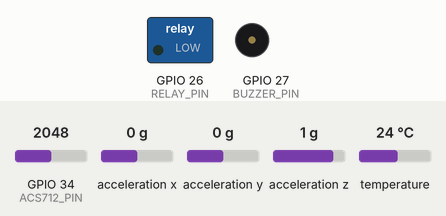
This sketch was run on a simulated ESP32. On the bench: switched loads named in the sketch (green lamp = pin HIGH), buzzer (waves = sounding, pin HIGH). Wiring (inferred from the names in the program): MPU-6050 motion sensor at I2C address 0x68. Inputs (shaded band) come from the test bench; at power-on: GPIO 34 (ACS712_PIN) = 2048, acceleration x 0 g, acceleration y 0 g, acceleration z 1 g, temperature 24 °C (analog values on the 0–4095 scale). WiFi joins after 1.5 s; servers stay silent unless stated; no MQTT or app messages arrive unless stated.

Above: at 0.0 s.
At 1.1 s:
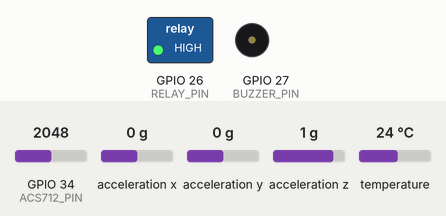
At 9.0 s:
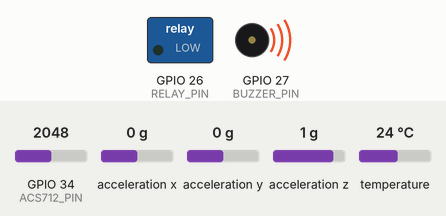
Timing chart, 0 to 10.5 s (numbered marks = the images above):
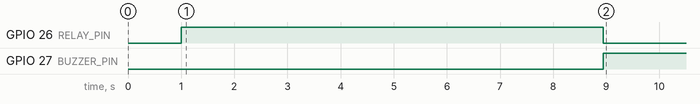

The sketch:

ESP32_MQTT_Publisher.ino
```cpp
#include <Arduino.h>
#include <WiFi.h>
#include <PubSubClient.h>
#include <Wire.h>
#include <OneWire.h>
#include <DallasTemperature.h>
#include "pump_model_data.h"

const char*     WIFI_SSID     = "YOUR_WIFI_SSID";
const char*     WIFI_PASSWORD = "YOUR_WIFI_PASSWORD";
const IPAddress MQTT_BROKER(192, 168, 1, 100);
const uint16_t  MQTT_PORT     = 1883;
const char*     MQTT_TOPIC    = "pump/01/state";
const char*     DEVICE_ID     = "pump01";

const uint8_t ACS712_PIN  = 34;
const uint8_t DS18B20_PIN = 4;
const uint8_t RELAY_PIN   = 26;
const uint8_t BUZZER_PIN  = 27;
const uint8_t SDA_PIN     = 21;
const uint8_t SCL_PIN     = 22;

const uint8_t MPU6050_ADDR        = 0x68;
const float   MPU6050_ACCEL_SCALE = 16384.0f;

const float ACS_SENSITIVITY = 0.100f;
const float DIVIDER_RATIO   = 20.0f / 30.0f;
const float ACS_ZERO_VOLTS  = 2.364f;
const float ADC_VREF        = 3.3f;
const float ADC_RESOLUTION  = 4095.0f;

const int VIB_SAMPLES = 50;

const int   NUM_FEATURES       = 7;
const float SCALER_MEAN[7]     = {
  1.7104240657887526f,
  1.9692557257249814f,
 -0.8696258426088532f,
  0.012625154009252914f,
  0.421926726308118f,
  0.578289903962893f,
 35.08227240074864f
};
const float SCALER_SCALE[7]    = {
  0.7602102320546072f,
  0.9137547753890416f,
  0.23965520285981018f,
  0.6119033119808688f,
  0.6470106262838639f,
  0.3575565818046133f,
  1.963440183125283f
};

const int   NUM_CLASSES        = 4;
const char* CLASS_LABELS[4]    = {
  "Normal",
  "Dry Run",
  "Overheating",
  "Abnormal Operating Condition"
};

const float RELAY_TEMP_LIMIT    = 55.0f;
const float RELAY_CURRENT_LIMIT = 3.5f;
const float RELAY_VIB_LIMIT     = 4.0f;

WiFiClient       wifiClient;
PubSubClient     mqttClient(wifiClient);
OneWire          oneWire(DS18B20_PIN);
DallasTemperature ds18b20(&oneWire);

unsigned long lastPublishMs = 0;
const unsigned long PUBLISH_INTERVAL_MS = 1000;

unsigned long nonNormalStartMs = 0;
bool faultActive = false;

void connectWiFi() {
  if (WiFi.status() == WL_CONNECTED) return;
  WiFi.begin(WIFI_SSID, WIFI_PASSWORD);
  while (WiFi.status() != WL_CONNECTED) { delay(500); }
}

void connectMQTT() {
  while (!mqttClient.connected()) {
    if (!mqttClient.connect(DEVICE_ID)) delay(2000);
  }
}

void configureMPU6050() {
  Wire.beginTransmission(MPU6050_ADDR); Wire.write(0x6B); Wire.write(0x00); Wire.endTransmission(true);
  Wire.beginTransmission(MPU6050_ADDR); Wire.write(0x1C); Wire.write(0x00); Wire.endTransmission(true);
  Wire.beginTransmission(MPU6050_ADDR); Wire.write(0x1A); Wire.write(0x00); Wire.endTransmission(true);
}

bool readMPU6050Raw(float &ax, float &ay, float &az) {
  Wire.beginTransmission(MPU6050_ADDR);
  Wire.write(0x3B);
  if (Wire.endTransmission(false) != 0) return false;
  if (Wire.requestFrom((uint8_t)MPU6050_ADDR, (uint8_t)6, (uint8_t)true) != 6) return false;
  ax = (int16_t)((Wire.read() << 8) | Wire.read()) / MPU6050_ACCEL_SCALE;
  ay = (int16_t)((Wire.read() << 8) | Wire.read()) / MPU6050_ACCEL_SCALE;
  az = (int16_t)((Wire.read() << 8) | Wire.read()) / MPU6050_ACCEL_SCALE;
  return true;
}

bool extractVibrationFeatures(float &vib_rms, float &vib_peak,
                              float &vib_x,  float &vib_y, float &vib_z) {
  float sumSq = 0.0f, peak = 0.0f, lx = 0, ly = 0, lz = 0;
  bool mpuOk = true;
  for (int i = 0; i < VIB_SAMPLES; i++) {
    float ax, ay, az;
    if (!readMPU6050Raw(ax, ay, az)) {
      mpuOk = false;
      ax = 0; ay = 0; az = 0;
    }
    float mag = sqrtf(ax*ax + ay*ay + az*az);
    sumSq += mag * mag;
    if (mag > peak) peak = mag;
    lx = ax; ly = ay; lz = az;
    delay(5);
  }
  vib_rms  = sqrtf(sumSq / VIB_SAMPLES);
  vib_peak = peak;
  vib_x = lx; vib_y = ly; vib_z = lz;
  return mpuOk;
}

float readCurrent() {
  long sumADC = 0;
  for (int i = 0; i < 30; i++) { sumADC += analogRead(ACS712_PIN); delayMicroseconds(100); }
  float pinV  = ((float)sumADC / 30.0f / ADC_RESOLUTION) * ADC_VREF;
  float sensV = pinV / DIVIDER_RATIO;
  float curr  = fabsf(sensV - ACS_ZERO_VOLTS) / ACS_SENSITIVITY;
  if (curr < 0.0f || curr > 20.0f) return 0.0f;
  return curr;
}


const float DEFAULT_TEMPERATURE = 29.8f;

float readTemperature(bool &isConnected) {
  ds18b20.requestTemperatures();
  float t = ds18b20.getTempCByIndex(0);

  if (t == DEVICE_DISCONNECTED_C ||
      !isfinite(t) ||
      t <= -55.0f ||
      t >= 125.0f ||
      t < 0.0f ||
      t > 80.0f) {
    isConnected = false;
    return DEFAULT_TEMPERATURE;
  }

  isConnected = true;
  return t;
}


int runInference(const float raw[7], float &confidence) {
  float standardized[NUM_FEATURES];
  for (int i = 0; i < NUM_FEATURES; i++) {
    standardized[i] = (raw[i] - SCALER_MEAN[i]) / SCALER_SCALE[i];
  }
  float probs[NUM_CLASSES] = {0.0f};
  PumpML::predict_probabilities(standardized, probs);

  int bestC = 0;
  float bestP = probs[0];
  for (int c = 1; c < NUM_CLASSES; c++) {
    if (probs[c] > bestP) {
      bestP = probs[c];
      bestC = c;
    }
  }
  confidence = bestP;
  return bestC;
}

bool shouldActivateRelay(float temp, float current, float vib_rms) {
  return (temp > RELAY_TEMP_LIMIT || current > RELAY_CURRENT_LIMIT || vib_rms > RELAY_VIB_LIMIT);
}

void publishState() {
  float vib_rms, vib_peak, vib_x, vib_y, vib_z;
  bool  mpuConnected  = extractVibrationFeatures(vib_rms, vib_peak, vib_x, vib_y, vib_z);
  float current       = readCurrent();
  bool  tempConnected = false;
  float temperature   = readTemperature(tempConnected);

  bool sensorFault = false;
  char disconnectedSensor[64] = "";
  if (!tempConnected) {
    sensorFault = true;
    strncpy(disconnectedSensor, "DS18B20 Temperature Sensor", sizeof(disconnectedSensor));
  } else if (!mpuConnected) {
    sensorFault = true;
    strncpy(disconnectedSensor, "MPU-6050 Accelerometer", sizeof(disconnectedSensor));
  }

  float raw[7] = { vib_rms, vib_peak, vib_x, vib_y, vib_z, current, (tempConnected ? temperature : 25.0f) };
  float confidence = 0.0f;
  int   predClass  = runInference(raw, confidence);

  if (predClass == 2 && temperature <= 37.0f) {
    predClass = 0;
  }

  bool hardTrip = shouldActivateRelay(temperature, current, vib_rms);
  bool isNotNormal = (predClass != 0) || hardTrip;

  unsigned long now = millis();
  if (isNotNormal) {
    if (nonNormalStartMs == 0) {
      nonNormalStartMs = now;
    } else if (now - nonNormalStartMs >= 5000) {
      faultActive = true;
    }
  } else {
    nonNormalStartMs = 0;
    faultActive = false;
  }

  if (faultActive){
    digitalWrite(RELAY_PIN, LOW);
    digitalWrite(BUZZER_PIN, HIGH);
  } else {
    digitalWrite(RELAY_PIN, HIGH);
    digitalWrite(BUZZER_PIN, LOW);
  }

  const char* pumpStatus = faultActive ? "OFF" : "ON";

  float healthScore = constrain(
    100.0f - (temperature - 35.0f)*1.2f - current*30.0f - vib_rms*12.0f, 0.0f, 100.0f);

  const char* faultLabel = hardTrip ? "OVERLOAD" : CLASS_LABELS[predClass];

  char payload[700];
  snprintf(payload, sizeof(payload),
    "{"
    "\"device_id\":\"%s\","
    "\"timestamp\":%lu,"
    "\"vib_rms\":%.4f,"
    "\"vib_peak\":%.4f,"
    "\"vib_x\":%.4f,"
    "\"vib_y\":%.4f,"
    "\"vib_z\":%.4f,"
    "\"vibration_rms\":%.4f,"
    "\"acceleration_x\":%.4f,"
    "\"acceleration_y\":%.4f,"
    "\"acceleration_z\":%.4f,"
    "\"current\":%.4f,"
    "\"temperature\":%.2f,"
    "\"health_score\":%.1f,"
    "\"fault_label\":\"%s\","
    "\"pump_status\":\"%s\","
    "\"predicted_class\":%d,"
    "\"predicted_condition\":\"%s\","
    "\"confidence\":%.4f,"
    "\"inference_location\":\"ESP32\","
    "\"sensor_fault\":%s,"
    "\"disconnected_sensor\":\"%s\""
    "}",
    DEVICE_ID, (unsigned long)millis(),
    vib_rms, vib_peak, vib_x, vib_y, vib_z,
    vib_rms, vib_x, vib_y, vib_z,
    current, temperature,
    healthScore, faultLabel, pumpStatus,
    predClass, CLASS_LABELS[predClass], confidence,
    sensorFault ? "true" : "false", disconnectedSensor);

  mqttClient.publish(MQTT_TOPIC, payload);
}

void setup() {
  Serial.begin(115200);
  delay(1000);

  pinMode(RELAY_PIN, OUTPUT);
  digitalWrite(RELAY_PIN, HIGH);

  pinMode(BUZZER_PIN, OUTPUT);
  digitalWrite(BUZZER_PIN, LOW);

  analogReadResolution(12);
  analogSetAttenuation(ADC_11db);

  Wire.begin(SDA_PIN, SCL_PIN);
  configureMPU6050();
  ds18b20.begin();

  connectWiFi();
  mqttClient.setServer(MQTT_BROKER, MQTT_PORT);
  mqttClient.setBufferSize(700);
}

void loop() {
  if (WiFi.status() != WL_CONNECTED) connectWiFi();
  if (!mqttClient.connected())        connectMQTT();
  mqttClient.loop();

  unsigned long now = millis();
  if (now - lastPublishMs >= PUBLISH_INTERVAL_MS) {
    lastPublishMs = now;
    publishState();
  }
}
```

Source omitted: pump_model_data.h (13535 bytes)

Measured:
- by itself, GPIO 26 (RELAY_PIN): HIGH → LOW at 8.9 s
- by itself, GPIO 27 (BUZZER_PIN): LOW → HIGH at 8.9 s
